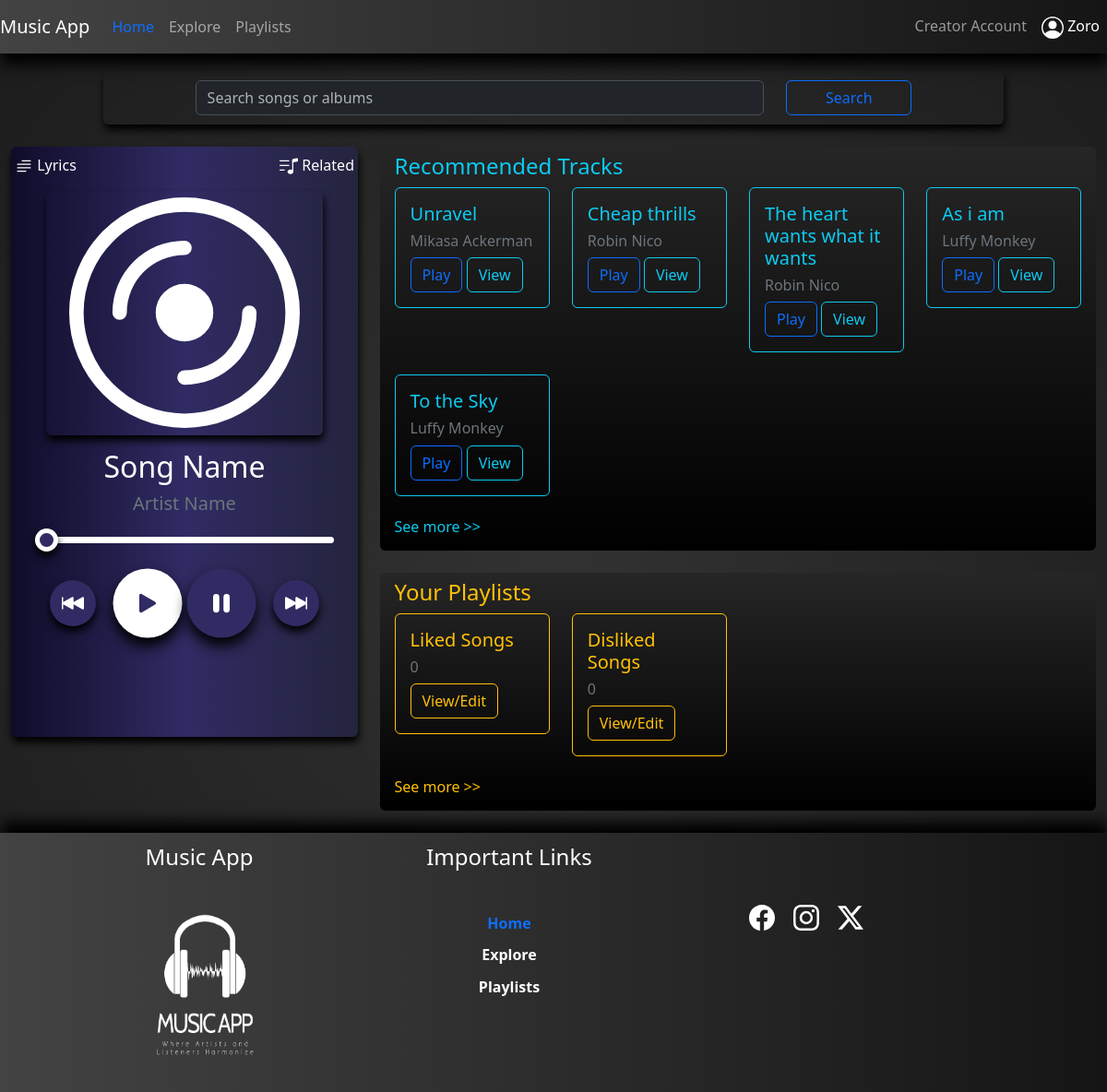
/userHome (signed in), run on the app's committed database.
### app/models.py (models this page shows, shortened)
class Users(UserMixin, db.Model):
    id = db.Column(db.Integer(), autoincrement=True, primary_key=True)
    u_userType = db.Column(db.String(50), nullable=False)
    u_status = db.Column(db.String(50), nullable=False)
    u_flag = db.Column(db.Integer(), nullable=False)
    u_fName = db.Column(db.String(100), nullable=False)
    u_lName = db.Column(db.String(100))
    u_gender = db.Column(db.String(50), nullable=False)
    u_username = db.Column(db.String(100), nullable=False, unique=True)
    u_email = db.Column(db.String(200), nullable=False)
    u_password = db.Column(db.String(1000), nullable=False)
    albums = db.relationship('Albums', backref='users')
    songs = db.relationship('Songs', backref='users')
    playlists = db.relationship('Playlists', backref='users')

class Songs(UserMixin, db.Model):
    id = db.Column(db.Integer(), autoincrement=True, primary_key=True)
    s_name = db.Column(db.String(100), nullable=False)
    s_artist = db.Column(db.String(50), nullable=False)
    s_album = db.Column(db.String(100), nullable=False)
    s_genre = db.Column(db.String(50), nullable=False)
    s_duration = db.Column(db.String(50), nullable=False)
    s_date = db.Column(db.String(50), nullable=False)
    s_filePath = db.Column(db.String(100), nullable=False)
    s_lyrics = db.Column(db.Text(), nullable=False)
    s_rating = db.Column(db.Integer())
    s_totalRaters = db.Column(db.Integer())
    s_flag = db.Column(db.Integer(), nullable=False)
    s_plays = db.Column(db.Integer())
    album_id = db.Column(db.Integer(), db.ForeignKey('albums.id'), nullable=False)
    user_id = db.Column(db.Integer(), db.ForeignKey('users.id'),nullable=False)

class Playlists(UserMixin, db.Model):
    id = db.Column(db.Integer(), autoincrement=True, primary_key=True)
    p_name = db.Column(db.String(100), nullable=False)
    p_noOfTracks = db.Column(db.Integer(), nullable=False)
    songIds_list = db.Column(db.String(250))
    user_id = db.Column(db.Integer(), db.ForeignKey('users.id'),nullable=False)

### app/views.py (the view, shortened to what this page needs)
@app.route('/userHome', methods=['GET', 'POST'])
@login_required
def userHome():
    form = SearchForm()
    playlists=Playlists.query.filter_by(user_id=current_user.id).limit(5).all()
    songs=Songs.query.order_by(Songs.s_plays.desc()).limit(5).all()
    currentPath=None
    lyrics=None
    relatedList=None
    searchedSongsList=[]
    currentSong = "Song Name"
    currentArtist = "Artist Name"
    if request.method == 'GET':
        return render_template('user/userHome.html', uH="active text-primary", form=form,cSId=0, p=playlists, s=songs, cPath=currentPath, songL=lyrics,related=relatedList,sSL=searchedSongsList, song=currentSong, artist=currentArtist)

### app/forms.py
class SearchForm(FlaskForm):
    searchString = StringField("Search String", validators=[DataRequired()])
    search = SubmitField("Search")

### app/views.py (called while the page is built)
@login_manager.user_loader
def load_user(user_id):
    return Users.query.get(user_id)

### app/templates/user/userHome.html (shortened to what this page needs)
{% extends 'layouts/base.html' %}
{% block content %}
<div class="container-fluid">
    <div class="row">
        <div class="col-md-10 offset-md-1 col-lg-10 offset-lg-1 col-sm-8 offset-sm-2">
            <div class="mySearchCont rounded">
                <form action="" class="form" method="POST" data-bs-theme="dark">
                    <div class="row">
                        <div class="col-md-8 offset-md-1 col-lg-8 offset-lg-1 col-sm-8 offset-sm-1">
                            {{ form.searchString(class="form-control", placeholder="Search songs or albums") }}
                        </div>
                        <div class="col-md-2 col-lg-2 col-sm-2">
                            <div class="d-grid">
                                {{ form.search(class="btn btn-outline-primary") }}
                            </div>
                        </div>
                    </div>
                </form>
            </div>
        </div>
    </div>
    <div class="row">
        <div class="col-md-4 col-lg-4 col-sm-10">
            {% include 'includes/musicPlayer.html' %}
        </div>
        <div class="col-md-8 col-lg-8 col-sm-10">
            <div class="myRecommended rounded bg-gradient mt-4">
                <h4 class="text-capitalized text-info">Recommended Tracks</h4>
                <div class="row row-cols-1 row-cols-md-4 g-4">
                    {% for i in s %}
                    <div class="col">
                        <div class="card border-info">
                            <div class="card-body">
                                <h5 class="card-title text-info">{{i.s_name}}</h5>
                                <h6 class="text-secondary">{{i.s_artist}}</h6>
                                <a href="{{url_for('playSong',sid=i['id'])}}">
                                    <button class="btn btn-outline-primary">Play</button>
                                </a>
                                <a href="{{url_for('songDetails',sid=i['id'])}}">
                                    <button class="btn btn-outline-info">View</button>
                                </a>
                            </div>
                        </div>
                    </div>
                    {% endfor %}
                </div>
                <a href="{{url_for('exploreMusic')}}" style="text-decoration: none;">
                <h6 class="text-info mt-4">See more >></h6>
                </a>
            </div>
            <div class="myRecommended rounded bg-gradient mt-4 mb-4">
                <h4 class="text-capitalized text-warning">Your Playlists</h4>
                <div class="row row-cols-1 row-cols-md-4 g-4">
                    {% for j in p %}
                    <div class="col">
                        <div class="card border-warning">
                            <div class="card-body">
                                <h5 class="card-title text-warning">{{j.p_name}}</h5>
                                <h6 class="text-secondary">{{j.p_noOfTracks}}</h6>
                                <a href="{{url_for('viewEditPlaylist', vEId=j['id'])}}">
                                    <button class="btn btn-outline-warning">View/Edit</button>
                                </a>
                            </div>
                        </div>
                    </div>
                    {% endfor %}
                </div>
                <a href="{{url_for('playlists')}}" style="text-decoration: none;">
                    <h6 class="text-warning mt-4">See more >></h6>
                </a>
            </div>
        </div>
    </div>
</div>
{% endblock %}

### app/templates/includes/nav.html (shortened to what this page needs)
<nav class="navbar navbar-expand-lg navbar-expand-md myNavbar bg-light navbar-dark sticky-top">
    {% if current_user.is_authenticated %}
        {% if current_user.u_userType == 'Admin' %}
        <a class="navbar-brand" href="{{url_for('adminHome')}}">Music App</a>
        {% else %}
        <a href="{{url_for('userHome')}}" class="navbar-brand">Music App</a>
        {% endif %}
    {% endif %}
        <div class="collapse navbar-collapse" id="navbarNav">
            <ul class="navbar-nav">
                <li class="nav-item">
                    {% if current_user.is_authenticated %}
                        {% if current_user.u_userType == 'Admin' %}
                            <a class="nav-link {{aH}}" aria-current="page" href="{{url_for('adminHome')}}">Home</a>
                        {% else %}
                        <a class="nav-link {{uH}}" aria-current="page" href="{{url_for('userHome')}}">Home</a>
                        {% endif %}
                    {% endif %}
                </li>
                <li class="nav-item">
                    {% if current_user.is_authenticated %}
                        {% if current_user.u_userType == 'Admin' %}
                            <a class="nav-link {{aAN}}" href="{{url_for('analytics')}}">Analytics</a>
                        {% else %}
                            <a href="{{url_for('exploreMusic')}}" class="nav-link {{uE}}">Explore</a>
                        {% endif %}
                    {% endif %}
                </li>
                <li class="nav-item">
                    {% if current_user.is_authenticated %}
                        {% if current_user.u_userType == 'Admin' %}
                            <a class="nav-link {{aT}}" href="{{url_for('allTracks')}}">Tracks</a>
                        {% else %}
                            <a href="{{url_for('playlists')}}" class="nav-link {{uP}}">Playlists</a>
                        {% endif %}
                    {% endif %}
                </li>
            </ul>
            <ul class="navbar-nav ms-auto">
                <li class="nav-item">
                    {% if current_user.is_authenticated  and current_user.u_userType != 'Admin' %}
                    <a href="{{url_for('creatorHome')}}" class="nav-link {{cH}}">Creator Account</a>
                    {% endif %}
                </li>
                <li class="nav-item dropdown show">
                    {% if current_user.is_authenticated %}
                    <a href="#" class="nav-link active" id="dropdownMenu" data-toggle="dropdown" aria-haspopup="true" aria-expanded="false">
                        {{current_user.u_fName}}
                    </a>
                    {% endif %}
                </li>
            </ul>
        </div>
</nav>

### app/static/css/musicStreamingStyle.css (style rules this page uses)
body { min-height: 100vh; display: flex; flex-direction: column; background: radial-gradient(circle at 50.1% 50.1%, rgb(50, 50, 50) 0%, rgb(28, 28, 28) 99.4%); color: #fff; }
.myNavbar { background-color:#434343; background-image: linear-gradient(to right, #434343 0%, #151515 100%); box-shadow: 1px 12px 15px #000; }
.myNavbar>div>ul>li { color: #fff; }
.mySearchCont { margin-top: 2%; padding: 1% 2%; box-shadow: 1px 6px 8px #000; }
.myRecommended { padding: 1% 2%; background-color: #000; }
.myRecommended>div>div>div>div>a { text-decoration: none; }
.myRecommended>div>div>div { background-color: transparent; }

### data on the page
Users: u_fName "Zoro"
Songs: s_name "Unravel", s_artist "Mikasa Ackerman"
Songs: s_name "Cheap thrills", s_artist "Robin Nico"
Songs: s_name "The heart wants what it wants", s_artist "Robin Nico"
Songs: s_name "As i am", s_artist "Luffy Monkey"
Songs: s_name "To the Sky", s_artist "Luffy Monkey"
Playlists: p_name "Liked Songs", p_noOfTracks "0"
Playlists: p_name "Disliked Songs", p_noOfTracks "0"

### other printed values
{{ song }} "Song Name"
{{ artist }} "Artist Name"
